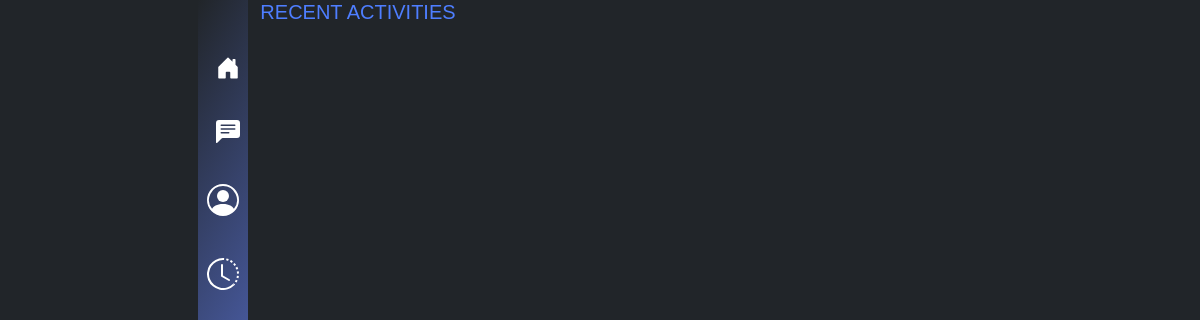
The app's page /recent, older data.
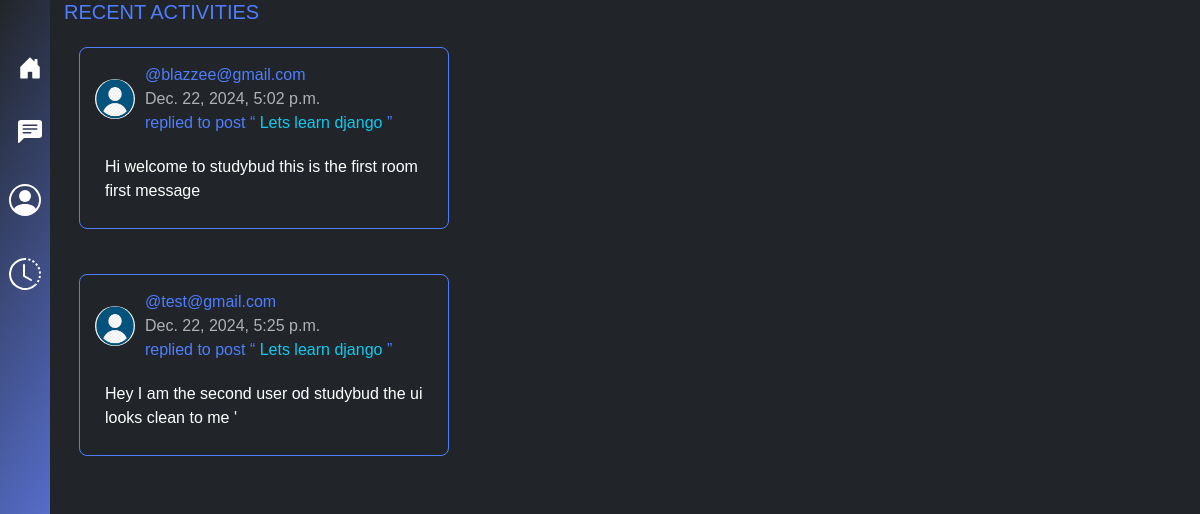
The same page, newer data.
### base/models.py (models this page shows, shortened)
class Message(Model):
    user = models.ForeignKey(User, on_delete=models.CASCADE)
    room = models.ForeignKey(Room, on_delete=models.CASCADE)
    body = models.TextField()
    updated = models.DateTimeField(auto_now=True)
    created = models.DateTimeField(auto_now=True)

class User(AbstractUser):
    name = models.CharField(max_length=200, null=True)
    bio = models.TextField(blank=True, null=True)
    avatar = models.ImageField(default='default.png', upload_to='avatars/')
    email = models.EmailField(max_length=100, unique=True)
    USERNAME_FIELD = 'email'
    REQUIRED_FIELDS = []

class Room(Model):
    host=models.ForeignKey(User, on_delete=models.SET_NULL, null= True )
    topic = models.ForeignKey(Topic, on_delete=models.SET_NULL, null=True)
    name = models.CharField(max_length=200)
    description= models.TextField(null=True, blank=True)
    updated = models.DateTimeField(auto_now=True)
    created = models.DateTimeField(auto_now=True)
    class Meta:
        ordering = ['-updated', '-created', ]
    def __str__(self):
        return self.name

### base/views.py (the view)
# urls.py: path('recent', views.recent_page, name='recent'),
def recent_page(request, ):
    messages = Message.objects.all()
    context = {'RoomMessages': messages}
    return render(request, 'base/recent.html', context)

### base/templates/base/recent.html (shortened to what this page needs)
{% extends 'layout.html' %}
{% load static %}
{% block content %}
<div class="container">
<h5>RECENT ACTIVITIES</h5>
    {% for message in RoomMessages %}
    <div class="recent-activities">
        <div class="activity-card">
            <div class="d-flex align-items-center">
                <img
                    alt="Profile picture of @garysimon"
                    height="40"
                    src="{{ message.user.avatar.url }}"
                    width="40"
                />
                <div>
                    <div class="username">@{{ message.user }}</div>
                    <div class="text-muted">{{ message.created }}</div>
                    <div class="post-title">
                        replied to post “
                        <span class="text-info">{{ message.room }}</span>
                        ”
                    </div>
                </div>
            </div>
            <div class="comment">{{ message.body }}</div>
        </div>
    </div>
    {% endfor %}
</div>
{% endblock content %}

Row changes from the older to the newer data that the page shows:
added Message: user.avatar (placeholder picture), user "blazzee@gmail.com", created "Dec. 22, 2024, 5:02 p.m.", room "Lets learn django", body "Hi welcome to studybud this is the first room first message"
added Message: user.avatar (placeholder picture), user "test@gmail.com", created "Dec. 22, 2024, 5:25 p.m.", room "Lets learn django", body "Hey I am the second user od studybud the ui looks clean to me '"
